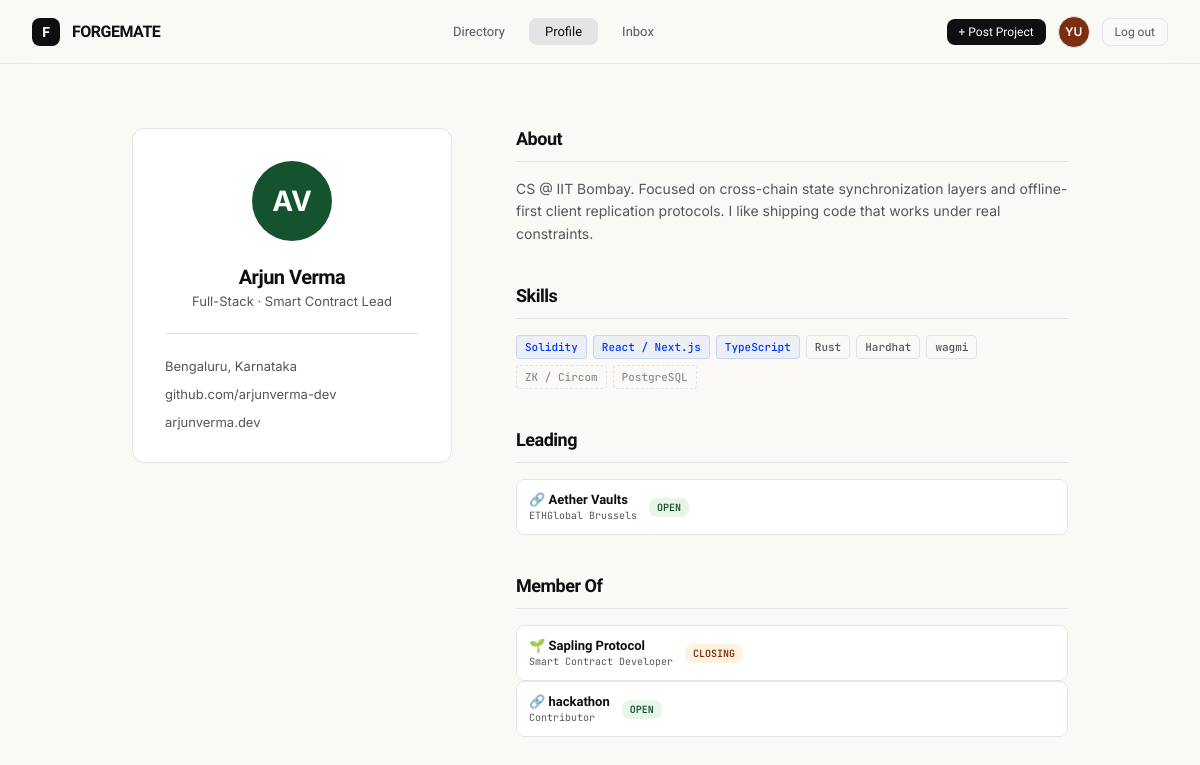
Screenshot of /profile/arjunverma (signed in) with the database file from the repository.
### models.py (models this page shows, shortened)
class User(UserMixin, db.Model):
    id = db.Column(db.Integer, primary_key=True)
    username = db.Column(db.String(50), unique=True, nullable=False)
    email = db.Column(db.String(120), unique=True, nullable=False)
    password_hash = db.Column(db.String(255), nullable=False)
    full_name = db.Column(db.String(120))
    role_title = db.Column(db.String(150), default="")
    location = db.Column(db.String(120), default="")
    github_url = db.Column(db.String(200), default="")
    website_url = db.Column(db.String(200), default="")
    bio = db.Column(db.Text, default="")
    created_at = db.Column(db.DateTime, default=datetime.utcnow)
    skills = db.relationship(
        "Skill", backref="user", cascade="all, delete-orphan", lazy="dynamic"
    )
    led_projects = db.relationship(
        "Project", backref="lead", foreign_keys="Project.lead_id", lazy="dynamic"
    )
    memberships = db.relationship(
        "ProjectMember", backref="user", cascade="all, delete-orphan", lazy="dynamic"
    )
    @property
    def display_name(self):
        return self.full_name or self.username
    @property
    def initials(self):
        parts = [p for p in self.display_name.split() if p]
        if not parts:
            return "?"
        if len(parts) == 1:
            return parts[0][:2].upper()
        return (parts[0][0] + parts[1][0]).upper()
    @property
    def avatar_color(self):
        palette = ["#0038FF", "#14532D", "#7C2D12", "#55555C", "#0F0F11"]
        return palette[self.id % len(palette)]
    @property
    def pending_inbox_count(self):
        return JoinRequest.query.join(Project).filter(
            Project.lead_id == self.id, JoinRequest.status == "pending"
        ).count()

class Skill(db.Model):
    id = db.Column(db.Integer, primary_key=True)
    user_id = db.Column(db.Integer, db.ForeignKey("user.id"), nullable=False)
    name = db.Column(db.String(50), nullable=False)
    level = db.Column(db.String(20), default="mid")  # expert / mid / beginner

class Project(db.Model):
    id = db.Column(db.Integer, primary_key=True)
    title = db.Column(db.String(150), nullable=False)
    description = db.Column(db.Text, default="")
    event = db.Column(db.String(150), default="")
    tags = db.Column(db.String(300), default="")  # comma separated
    icon_emoji = db.Column(db.String(10), default="🔗")
    lead_id = db.Column(db.Integer, db.ForeignKey("user.id"), nullable=False)
    created_at = db.Column(db.DateTime, default=datetime.utcnow)
    manual_status = db.Column(db.String(20), default="")  # "", "open", "closing", "full"
    roles = db.relationship(
        "ProjectRole", backref="project", cascade="all, delete-orphan", lazy="dynamic"
    )
    members = db.relationship(
        "ProjectMember", backref="project", cascade="all, delete-orphan", lazy="dynamic"
    )
    requests = db.relationship(
        "JoinRequest", backref="project", cascade="all, delete-orphan", lazy="dynamic"
    )
    @property
    def open_roles(self):
        return self.roles.filter_by(filled=False).all()
    @property
    def spots_open(self):
        return len(self.open_roles)
    @property
    def status(self):
        if self.manual_status in ("open", "closing", "full"):
            return self.manual_status
        if self.roles.count() == 0:
            return "open"
        if self.spots_open == 0:
            return "full"
        if self.spots_open == 1:
            return "closing"
        return "open"
    @property
    def status_label(self):
        return self.status.upper()

class ProjectMember(db.Model):
    id = db.Column(db.Integer, primary_key=True)
    project_id = db.Column(db.Integer, db.ForeignKey("project.id"), nullable=False)
    user_id = db.Column(db.Integer, db.ForeignKey("user.id"), nullable=False)
    role_label = db.Column(db.String(150), default="")
    is_lead = db.Column(db.Boolean, default=False)
    joined_at = db.Column(db.DateTime, default=datetime.utcnow)

### app.py (the view)
@app.route("/profile/<username>")
@login_required
def view_profile(username):
    user = User.query.filter_by(username=username).first_or_404()
    led_projects = user.led_projects.order_by(Project.created_at.desc()).all()
    memberships = ProjectMember.query.filter_by(user_id=user.id).all()
    return render_template(
        "profile.html",
        profile_user=user,
        led_projects=led_projects,
        memberships=memberships,
        is_own=(user.id == current_user.id),
    )

### app.py (called while the page is built)
@login_manager.user_loader
def load_user(user_id):
    return User.query.get(int(user_id))

@app.context_processor
def inject_active_page():
    section_map = {
        "directory": "directory", "project_detail": "directory", "new_project": "directory",
        "my_profile": "profile", "view_profile": "profile", "edit_profile": "profile",
        "inbox": "inbox",
    }
    return {"active_page": section_map.get(request.endpoint, "")}

### templates/profile.html (shortened to what this page needs)
{% extends "base.html" %}
{% block content %}
<div class="profile-container">
  <aside class="profile-sidebar-card">
    <div class="profile-avatar-large" style="background:{{ profile_user.avatar_color }};">{{ profile_user.initials }}</div>
    <div class="profile-name">{{ profile_user.display_name }}</div>
    {% if profile_user.role_title %}<div class="profile-role">{{ profile_user.role_title }}</div>{% endif %}
    <div class="profile-meta-block">
      {% if profile_user.location %}<div class="profile-meta-row">{{ profile_user.location }}</div>{% endif %}
      {% if profile_user.github_url %}<div class="profile-meta-row"><a href="{{ profile_user.github_url }}" target="_blank" rel="noopener">{{ profile_user.github_url }}</a></div>{% endif %}
      {% if profile_user.website_url %}<div class="profile-meta-row"><a href="{{ profile_user.website_url }}" target="_blank" rel="noopener">{{ profile_user.website_url }}</a></div>{% endif %}
    </div>
  </aside>
  <div class="profile-body">
    {% if profile_user.bio %}
    <div>
      <div class="profile-block-title">About</div>
      <p style="font-size:14px; color:var(--text-sec); line-height:1.6;">{{ profile_user.bio }}</p>
    </div>
    {% endif %}
    <div>
      <div class="profile-block-title">Skills</div>
      {% set skills_list = profile_user.skills.all() %}
      {% if skills_list %}
      <div class="skills-cloud">
        {% for s in skills_list %}
        <span class="skill-pill {{ s.level }}">{{ s.name }}</span>
        {% endfor %}
      </div>
      {% else %}
      <p class="proj-sub-text">No skills listed yet.</p>
      {% endif %}
    </div>
    <div>
      <div class="profile-block-title">Leading</div>
      {% if led_projects %}
      {% for p in led_projects %}
      <a class="project-mini" href="{{ url_for('project_detail', project_id=p.id) }}">
        <div>
          <div class="project-mini-title">{{ p.icon_emoji }} {{ p.title }}</div>
          <div class="project-mini-role">{{ p.event }}</div>
        </div>
        <span class="badge badge-{{ p.status }}">{{ p.status_label }}</span>
      </a>
      {% endfor %}
      {% else %}
      <p class="proj-sub-text">Not leading any projects yet.</p>
      {% endif %}
    </div>
    <div>
      <div class="profile-block-title">Member Of</div>
      {% if memberships %}
      {% for m in memberships %}
      <a class="project-mini" href="{{ url_for('project_detail', project_id=m.project.id) }}">
        <div>
          <div class="project-mini-title">{{ m.project.icon_emoji }} {{ m.project.title }}</div>
          <div class="project-mini-role">{{ m.role_label }}</div>
        </div>
        <span class="badge badge-{{ m.project.status }}">{{ m.project.status_label }}</span>
      </a>
      {% endfor %}
      {% else %}
      <p class="proj-sub-text">Not a member of any other team yet.</p>
      {% endif %}
    </div>
  </div>
</div>
{% endblock %}

### templates/base.html (shortened to what this page needs)
<!DOCTYPE html>
<html lang="en">
<head>
<link rel="stylesheet" href="{{ url_for('static', filename='css/style.css') }}">
</head>
<body>
<nav>
  <a class="nav-logo" href="{{ url_for('landing') }}">
    <div class="nav-logo-icon">F</div>
    <span class="nav-logo-text">FORGEMATE</span>
  </a>
  {% if current_user.is_authenticated %}
  <div class="nav-links">
    <a class="nav-link {{ 'active' if active_page=='directory' }}" href="{{ url_for('directory') }}">Directory</a>
    <a class="nav-link {{ 'active' if active_page=='profile' }}" href="{{ url_for('my_profile') }}">Profile</a>
    <a class="nav-link {{ 'active' if active_page=='inbox' }}" href="{{ url_for('inbox') }}">
      Inbox
    </a>
  </div>
  <div class="nav-actions">
    <a class="btn btn-primary btn-sm" href="{{ url_for('new_project') }}">+ Post Project</a>
    <a class="nav-avatar" style="background:{{ current_user.avatar_color }};" href="{{ url_for('my_profile') }}" title="{{ current_user.display_name }}">{{ current_user.initials }}</a>
    <a class="btn btn-ghost btn-sm" href="{{ url_for('logout') }}">Log out</a>
  </div>
  {% else %}
  <div class="nav-links"></div>
  <div class="nav-actions">
    <a class="btn btn-ghost btn-sm" href="{{ url_for('login') }}">Log in</a>
    <a class="btn btn-primary btn-sm" href="{{ url_for('register') }}">Sign up free →</a>
  </div>
  {% endif %}
</nav>
<div class="page">
  {% block content %}{% endblock %}
</div>
</body>
</html>

### rows the page displays
User: initials "YU"
User: initials "AV", display_name "Arjun Verma", role_title "Full-Stack · Smart Contract Lead", location "Bengaluru, Karnataka", github_url "github.com/arjunverma-dev", website_url "arjunverma.dev", bio "CS @ IIT Bombay. Focused on cross-chain state synchronization layers and offline-first client replication protocols. I like shipping code that works under real constraints."
Skill: name "Solidity"
Skill: name "React / Next.js"
Skill: name "TypeScript"
Skill: name "Rust"
Skill: name "Hardhat"
Skill: name "wagmi"
Skill: name "ZK / Circom"
Skill: name "PostgreSQL"
Project: icon_emoji "🔗", title "Aether Vaults", event "ETHGlobal Brussels", status_label "OPEN"
ProjectMember: project.icon_emoji "🌱", project "Sapling Protocol", role_label "Smart Contract Developer", project.status_label "CLOSING"
ProjectMember: project.icon_emoji "🔗", project "hackathon", role_label "Contributor", project.status_label "OPEN"
